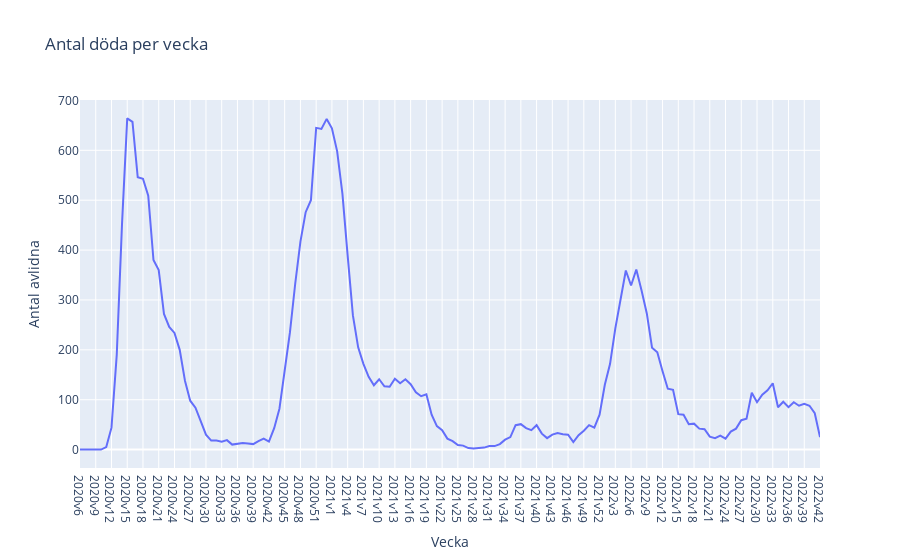

Notebook cell for this chart:
### Markdown cell above
#### c) Plotly express

### Code cell
from matplotlib.pyplot import xticks
import plotly_express as px

px.line(
    df_veckodata_riket,
    x="Vecka",
    y="Antal_avlidna_vecka",
    title="Antal döda per vecka",
    labels={"Antal_avlidna_vecka": "Antal avlidna"}
)

### Figure 1 — Plotly figure (JSON) as saved in the notebook; plotly's stock layout.template omitted (floating-point values rounded to 4 significant figures; data arrays with more than 128 entries replaced by an {"elided": "..."} marker saying what was removed)
{"data": [{"hovertemplate": "Vecka=%{x}<br>Antal avlidna=%{y}<extra></extra>", "legendgroup": "", "line": {"color": "#636efa", "dash": "solid"}, "marker": {"symbol": "circle"}, "mode": "lines", "name": "", "orientation": "v", "showlegend": false, "type": "scatter", "x": {"elided": "142 str values"}, "xaxis": "x", "y": {"elided": "142 int values"}, "yaxis": "y"}], "layout": {"legend": {"tracegroupgap": 0}, "title": {"text": "Antal döda per vecka"}, "xaxis": {"anchor": "y", "domain": [0, 1], "title": {"text": "Vecka"}}, "yaxis": {"anchor": "x", "domain": [0, 1], "title": {"text": "Antal avlidna"}}}}
